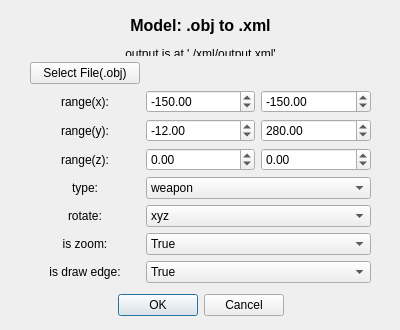
<?xml version="1.0" encoding="UTF-8"?>
<ui version="4.0">
 <class>Dialog</class>
 <widget class="QDialog" name="Dialog">
  <property name="geometry">
   <rect>
    <x>0</x>
    <y>0</y>
    <width>400</width>
    <height>330</height>
   </rect>
  </property>
  <property name="windowTitle">
   <string>Model: .obj to .xml</string>
  </property>
  <widget class="QDialogButtonBox" name="buttonBox">
   <property name="geometry">
    <rect>
     <x>30</x>
     <y>289</y>
     <width>341</width>
     <height>32</height>
    </rect>
   </property>
   <property name="orientation">
    <enum>Qt::Horizontal</enum>
   </property>
   <property name="standardButtons">
    <set>QDialogButtonBox::Cancel|QDialogButtonBox::Ok</set>
   </property>
   <property name="centerButtons">
    <bool>true</bool>
   </property>
  </widget>
  <widget class="QWidget" name="gridLayoutWidget">
   <property name="geometry">
    <rect>
     <x>30</x>
     <y>16</y>
     <width>341</width>
     <height>267</height>
    </rect>
   </property>
   <layout class="QGridLayout" name="gridLayout">
    <item row="3" column="1">
     <widget class="QDoubleSpinBox" name="doubleSpinBox_3">
      <property name="minimum">
       <double>-100.000000000000000</double>
      </property>
      <property name="maximum">
       <double>1000.000000000000000</double>
      </property>
      <property name="singleStep">
       <double>1.000000000000000</double>
      </property>
      <property name="value">
       <double>-12.000000000000000</double>
      </property>
     </widget>
    </item>
    <item row="4" column="0">
     <widget class="QLabel" name="label_5">
      <property name="text">
       <string>range(z):</string>
      </property>
      <property name="alignment">
       <set>Qt::AlignCenter</set>
      </property>
     </widget>
    </item>
    <item row="2" column="0">
     <widget class="QLabel" name="label_3">
      <property name="text">
       <string>range(x):</string>
      </property>
      <property name="alignment">
       <set>Qt::AlignCenter</set>
      </property>
     </widget>
    </item>
    <item row="4" column="1">
     <widget class="QDoubleSpinBox" name="doubleSpinBox_5">
      <property name="minimum">
       <double>-100.000000000000000</double>
      </property>
      <property name="maximum">
       <double>100.000000000000000</double>
      </property>
      <property name="singleStep">
       <double>0.200000000000000</double>
      </property>
     </widget>
    </item>
    <item row="3" column="2">
     <widget class="QDoubleSpinBox" name="doubleSpinBox_4">
      <property name="minimum">
       <double>-100.000000000000000</double>
      </property>
      <property name="maximum">
       <double>1000.000000000000000</double>
      </property>
      <property name="value">
       <double>280.000000000000000</double>
      </property>
     </widget>
    </item>
    <item row="0" column="0" colspan="3">
     <widget class="QLabel" name="label">
      <property name="text">
       <string>&lt;html&gt;&lt;head/&gt;&lt;body&gt;&lt;p&gt;&lt;span style=&quot; font-size:12pt; font-weight:700;&quot;&gt;Model: .obj to .xml&lt;/span&gt;&lt;/p&gt;&lt;p&gt;output is at './xml/output.xml'&lt;/p&gt;&lt;/body&gt;&lt;/html&gt;</string>
      </property>
      <property name="alignment">
       <set>Qt::AlignCenter</set>
      </property>
     </widget>
    </item>
    <item row="7" column="1" colspan="2">
     <widget class="QComboBox" name="comboBox_2">
      <item>
       <property name="text">
        <string>True</string>
       </property>
      </item>
      <item>
       <property name="text">
        <string>False</string>
       </property>
      </item>
     </widget>
    </item>
    <item row="1" column="1" colspan="2">
     <widget class="QLabel" name="label_2">
      <property name="text">
       <string/>
      </property>
      <property name="wordWrap">
       <bool>true</bool>
      </property>
     </widget>
    </item>
    <item row="4" column="2">
     <widget class="QDoubleSpinBox" name="doubleSpinBox_6">
      <property name="minimum">
       <double>-100.000000000000000</double>
      </property>
      <property name="maximum">
       <double>100.000000000000000</double>
      </property>
      <property name="singleStep">
       <double>0.200000000000000</double>
      </property>
     </widget>
    </item>
    <item row="3" column="0">
     <widget class="QLabel" name="label_4">
      <property name="text">
       <string>range(y):</string>
      </property>
      <property name="alignment">
       <set>Qt::AlignCenter</set>
      </property>
     </widget>
    </item>
    <item row="6" column="0">
     <widget class="QLabel" name="label_6">
      <property name="text">
       <string>rotate:</string>
      </property>
      <property name="alignment">
       <set>Qt::AlignCenter</set>
      </property>
     </widget>
    </item>
    <item row="1" column="0">
     <widget class="QPushButton" name="pushButton">
      <property name="text">
       <string>Select File(.obj)</string>
      </property>
     </widget>
    </item>
    <item row="8" column="0">
     <widget class="QLabel" name="label_8">
      <property name="text">
       <string>is draw edge:</string>
      </property>
      <property name="alignment">
       <set>Qt::AlignCenter</set>
      </property>
     </widget>
    </item>
    <item row="8" column="1" colspan="2">
     <widget class="QComboBox" name="comboBox_3">
      <item>
       <property name="text">
        <string>True</string>
       </property>
      </item>
      <item>
       <property name="text">
        <string>False</string>
       </property>
      </item>
     </widget>
    </item>
    <item row="2" column="1">
     <widget class="QDoubleSpinBox" name="doubleSpinBox">
      <property name="minimum">
       <double>-1000.000000000000000</double>
      </property>
      <property name="maximum">
       <double>1000.000000000000000</double>
      </property>
      <property name="singleStep">
       <double>0.500000000000000</double>
      </property>
      <property name="value">
       <double>-150.000000000000000</double>
      </property>
     </widget>
    </item>
    <item row="2" column="2">
     <widget class="QDoubleSpinBox" name="doubleSpinBox_2">
      <property name="minimum">
       <double>-1000.000000000000000</double>
      </property>
      <property name="maximum">
       <double>1000.000000000000000</double>
      </property>
      <property name="singleStep">
       <double>0.500000000000000</double>
      </property>
      <property name="value">
       <double>-150.000000000000000</double>
      </property>
     </widget>
    </item>
    <item row="6" column="1" colspan="2">
     <widget class="QComboBox" name="comboBox">
      <item>
       <property name="text">
        <string>xyz</string>
       </property>
      </item>
      <item>
       <property name="text">
        <string>xzy</string>
       </property>
      </item>
      <item>
       <property name="text">
        <string>yxz</string>
       </property>
      </item>
      <item>
       <property name="text">
        <string>yzx</string>
       </property>
      </item>
      <item>
       <property name="text">
        <string>zxy</string>
       </property>
      </item>
      <item>
       <property name="text">
        <string>zyx</string>
       </property>
      </item>
     </widget>
    </item>
    <item row="7" column="0">
     <widget class="QLabel" name="label_7">
      <property name="text">
       <string>is zoom:</string>
      </property>
      <property name="alignment">
       <set>Qt::AlignCenter</set>
      </property>
     </widget>
    </item>
    <item row="5" column="0">
     <widget class="QLabel" name="label_9">
      <property name="text">
       <string>type:</string>
      </property>
      <property name="alignment">
       <set>Qt::AlignCenter</set>
      </property>
     </widget>
    </item>
    <item row="5" column="1" colspan="2">
     <widget class="QComboBox" name="comboBox_4">
      <item>
       <property name="text">
        <string>weapon</string>
       </property>
      </item>
      <item>
       <property name="text">
        <string>helm</string>
       </property>
      </item>
      <item>
       <property name="text">
        <string>ranged</string>
       </property>
      </item>
     </widget>
    </item>
   </layout>
  </widget>
 </widget>
 <resources/>
 <connections>
  <connection>
   <sender>buttonBox</sender>
   <signal>accepted()</signal>
   <receiver>Dialog</receiver>
   <slot>accept()</slot>
   <hints>
    <hint type="sourcelabel">
     <x>248</x>
     <y>254</y>
    </hint>
    <hint type="destinationlabel">
     <x>157</x>
     <y>274</y>
    </hint>
   </hints>
  </connection>
  <connection>
   <sender>buttonBox</sender>
   <signal>rejected()</signal>
   <receiver>Dialog</receiver>
   <slot>reject()</slot>
   <hints>
    <hint type="sourcelabel">
     <x>316</x>
     <y>260</y>
    </hint>
    <hint type="destinationlabel">
     <x>286</x>
     <y>274</y>
    </hint>
   </hints>
  </connection>
 </connections>
</ui>
